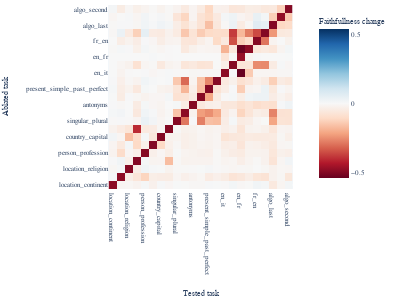

Notebook source saved alongside this figure:
### Code cell
import numpy as np 

# task_names = [x for x in task_names if x not in ["person_profession", "football_player_position", "location_continent"]]
heatmap_data = np.zeros((len(task_names), len(task_names)))

correct_metrics = {}

for task in task_names:
    orig_metric = result_dict[(task, task)]["orig_metric"]
    zero_metric = result_dict[(task, task)]["zero_metric"]

    correct_metrics[task] = (orig_metric, zero_metric)


for i, first_task in enumerate(task_names):
    _faith = result_dict[(first_task, first_task)]["faithfullness"]
    print(
        first_task, max(_faith), min(_faith), _faith
    )
    idx = [i for i, x in enumerate(_faith) if x > 0.5][0]
    for j, second_task in enumerate(task_names):
        if first_task == second_task:
            faith = _faith
        else:
            faith = result_dict[(first_task, second_task)]["faithfullness"]

        orig_metric_second = result_dict[(first_task, second_task)]["orig_metric"]
        zero_metric_second = result_dict[(first_task, second_task)]["zero_metric"]

        faith = np.array(faith)
        faith = faith * (orig_metric_second - zero_metric_second) + zero_metric_second
        cm = correct_metrics[second_task]


        faith = (faith - cm[1]) / (cm[0] - cm[1])

        heatmap_data[i, j] = faith[idx]

heatmap_data = np.flip(heatmap_data, axis=0)

zmin = (heatmap_data - 1).min()

fig = px.imshow(heatmap_data - 1, x=task_names, y=task_names[::-1], color_continuous_scale="RdBu", width=800,  height=600, 
                labels=dict(x="Tested task", y="Ablated task", color="Faithfullness change"), zmin=zmin, zmax=abs(zmin)) 

fig.update_layout(width =400, height=300, 
                font_family="Serif", font_size=7, 
                margin_l=5, margin_t=5, margin_b=5, margin_r=5)

# import plotly.io as pio

# pio.kaleido.scope.mathjax = None
# pio.write_image(fig, "micrlhf-progress/images/circuit-ablation-new.pdf", width =400, height=300)
# pio.write_image(fig, "micrlhf-progress/images/circuit-ablation-new.pdf", width =400, height=300)

fig

### Figure 1 — Plotly figure (JSON) as saved in the notebook; plotly's stock layout.template omitted (floating-point values rounded to 4 significant figures; data arrays with more than 128 entries replaced by an {"elided": "..."} marker saying what was removed)
{"data": [{"coloraxis": "coloraxis", "hovertemplate": "Tested task: %{x}<br>Ablated task: %{y}<br>Faithfullness change: %{z}<extra></extra>", "name": "0", "type": "heatmap", "x": ["location_continent", "football_player_position", "location_religion", "location_language", "person_profession", "location_country", "country_capital", "person_language", "singular_plural", "present_simple_past_simple", "antonyms", "plural_singular", "present_simple_past_perfect", "present_simple_gerund", "en_it", "it_en", "en_fr", "en_es", "fr_en", "es_en", "algo_last", "algo_first", "algo_second"], "xaxis": "x", "y": ["algo_second", "algo_first", "algo_last", "es_en", "fr_en", "en_es", "en_fr", "it_en", "en_it", "present_simple_gerund", "present_simple_past_perfect", "plural_singular", "antonyms", "present_simple_past_simple", "singular_plural", "person_language", "country_capital", "location_country", "person_profession", "location_language", "location_religion", "football_player_position", "location_continent"], "yaxis": "y", "z": {"elided": "23x23 float values"}}], "layout": {"coloraxis": {"cmax": 0.5391, "cmin": -0.5391, "colorbar": {"title": {"text": "Faithfullness change"}}, "colorscale": [[0, "rgb(103,0,31)"], [0.1, "rgb(178,24,43)"], [0.2, "rgb(214,96,77)"], [0.3, "rgb(244,165,130)"], [0.4, "rgb(253,219,199)"], [0.5, "rgb(247,247,247)"], [0.6, "rgb(209,229,240)"], [0.7, "rgb(146,197,222)"], [0.8, "rgb(67,147,195)"], [0.9, "rgb(33,102,172)"], [1, "rgb(5,48,97)"]]}, "font": {"family": "Serif", "size": 7}, "height": 300, "margin": {"b": 5, "l": 5, "r": 5, "t": 5}, "width": 400, "xaxis": {"anchor": "y", "constrain": "domain", "domain": [0, 1], "scaleanchor": "y", "title": {"text": "Tested task"}}, "yaxis": {"anchor": "x", "autorange": "reversed", "constrain": "domain", "domain": [0, 1], "title": {"text": "Ablated task"}}}}
